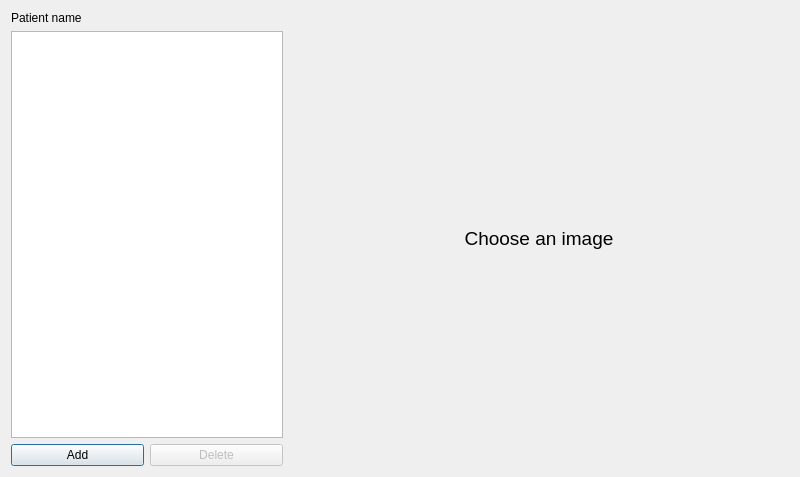
<?xml version="1.0" encoding="UTF-8"?>
<ui version="4.0">
 <class>SnapshotsDialog</class>
 <widget class="QDialog" name="SnapshotsDialog">
  <property name="geometry">
   <rect>
    <x>0</x>
    <y>0</y>
    <width>800</width>
    <height>477</height>
   </rect>
  </property>
  <property name="windowTitle">
   <string>Dialog</string>
  </property>
  <layout class="QHBoxLayout" name="horizontalLayout">
   <item>
    <layout class="QVBoxLayout" name="verticalLayout">
     <item>
      <widget class="QLabel" name="label">
       <property name="text">
        <string>Patient name</string>
       </property>
      </widget>
     </item>
     <item>
      <widget class="QTableView" name="tableView"/>
     </item>
     <item>
      <layout class="QHBoxLayout">
       <property name="spacing">
        <number>6</number>
       </property>
       <property name="leftMargin">
        <number>0</number>
       </property>
       <property name="topMargin">
        <number>0</number>
       </property>
       <property name="rightMargin">
        <number>0</number>
       </property>
       <property name="bottomMargin">
        <number>0</number>
       </property>
       <item>
        <widget class="QPushButton" name="pushButton_2">
         <property name="text">
          <string>Add</string>
         </property>
        </widget>
       </item>
       <item>
        <widget class="QPushButton" name="pushButton">
         <property name="enabled">
          <bool>false</bool>
         </property>
         <property name="text">
          <string>Delete</string>
         </property>
        </widget>
       </item>
      </layout>
     </item>
    </layout>
   </item>
   <item>
    <widget class="QLabel" name="label_2">
     <property name="sizePolicy">
      <sizepolicy hsizetype="Preferred" vsizetype="Preferred">
       <horstretch>0</horstretch>
       <verstretch>0</verstretch>
      </sizepolicy>
     </property>
     <property name="minimumSize">
      <size>
       <width>500</width>
       <height>400</height>
      </size>
     </property>
     <property name="font">
      <font>
       <pointsize>14</pointsize>
      </font>
     </property>
     <property name="text">
      <string>Choose an image</string>
     </property>
     <property name="alignment">
      <set>Qt::AlignCenter</set>
     </property>
    </widget>
   </item>
  </layout>
 </widget>
 <resources/>
 <connections/>
</ui>
